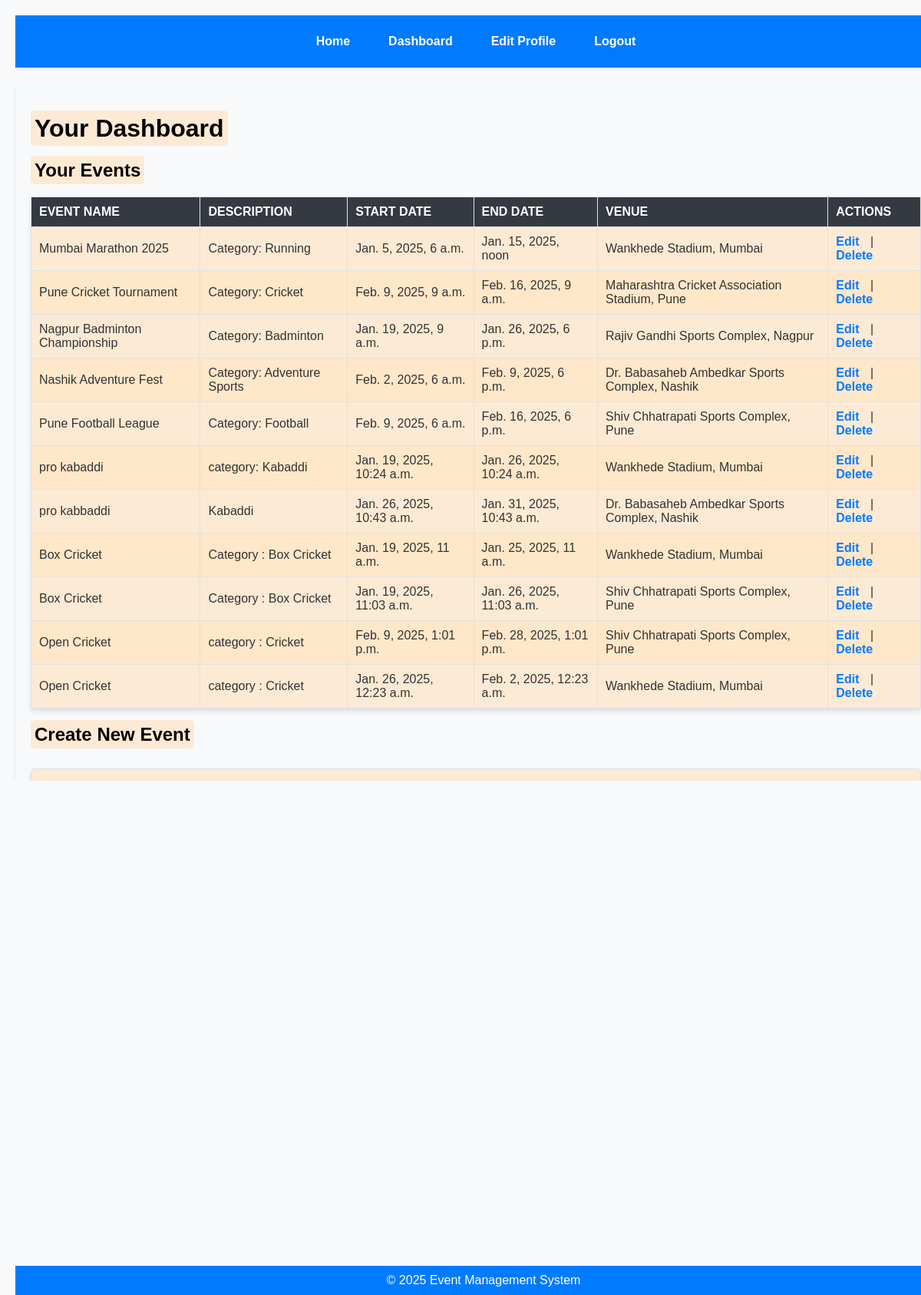
The app's page /events/dashboard/ (signed in) with its own data.
### events/models.py (models this page shows, shortened)
class Event(models.Model):
    name = models.CharField(max_length=200)
    description = models.TextField()
    start_date = models.DateTimeField()
    end_date = models.DateTimeField()
    venue = models.ForeignKey(Venue, on_delete=models.CASCADE)
    organizer = models.ForeignKey(Organizer, on_delete=models.CASCADE,related_name='events')
    registration_fee = models.DecimalField(max_digits=10, decimal_places=2, default=0.0)
    ticket_price = models.DecimalField(max_digits=10, decimal_places=2, default=0.0)
    is_active = models.BooleanField(default=True)

class Venue(models.Model):
    name = models.CharField(max_length=255)
    address = models.TextField()
    capacity = models.PositiveIntegerField()

### events/views.py (the view)
# urls.py: path('dashboard/', views.dashboard, name='dashboard'),
@login_required
def dashboard(request):
    events = Event.objects.all()  # Get all events
    organizer_events = events.filter(organizer__user=request.user)  # Filter events for the logged-in organizer
    venues = Venue.objects.all()
    return render(request, 'dashboard/dashboard.html', {
        'title': 'Your Dashboard',
        'organizer_events': organizer_events,  # Pass the filtered events
        'venues': venues,
    })

### events/templates/dashboard/dashboard.html (shortened to what this page needs)
{% extends "base.html" %}
{% block content %}
<h1><span class="highlighted-text">Your Dashboard</span></h1>
<h2><span class="highlighted-text">Your Events</span></h2>
<table>
    <thead>
        <tr>
            <th>Event Name</th>
            <th>Description</th>
            <th>Start Date</th>
            <th>End Date</th>
            <th>Venue</th>
            <th>Actions</th>
        </tr>
    </thead>
    <tbody>
        {% for event in organizer_events %}
        <tr>
            <td>{{ event.name }}</td>
            <td>{{ event.description }}</td>
            <td>{{ event.start_date }}</td>
            <td>{{ event.end_date }}</td>
            <td>{{ event.venue.name }}</td>
            <td class="actions">
                <a href="{% url 'update_event' event.id %}">Edit</a> |
                <a href="{% url 'delete_event' event.id %}" onclick="return confirm('Are you sure?');">Delete</a>
            </td>
        </tr>
        {% empty %}
        <tr>
            <td colspan="6">No events created yet.</td>
        </tr>
        {% endfor %}
    </tbody>
</table>
<h2><span class="highlighted-text">Create New Event</span></h2>
<form method="POST" action="{% url 'create_event' %}">
    <label for="name">Event Name:</label>
    <input type="text" id="name" name="name" required>
    <label for="description">Description:</label>
    <textarea id="description" name="description" required></textarea>
    <label for="registration_fee">Registration Fee:</label>
    <input type="number" id="registration_fee" name="registration_fee" required>
    <label for="ticket_price">Ticket Fee:</label>
    <input type="number" id="ticket_price" name="ticket_price" required>
    <label for="start_date">Start Date:</label>
    <input type="datetime-local" id="start_date" name="start_date" required>
    <label for="end_date">End Date:</label>
    <input type="datetime-local" id="end_date" name="end_date" required>
    <label for="venue">Venue:</label>
    <select id="venue" name="venue" required>
        {% for venue in venues %}
        <option value="{{ venue.id }}">{{ venue.name }}</option>
        {% endfor %}
    </select>
    <button type="submit">Add Event</button>
</form>
{% endblock %}

### events/templates/base.html (style rules this page uses)
body { font-family: Arial, sans-serif; margin: 0; padding: 0; background-color: #f4f4f9; color: #333; }

### events/templates/dashboard/dashboard.html (style rules this page uses)
body { font-family: Arial, sans-serif; margin: 20px; background-color: #f8f9fa; background-image: url("https://i.pinimg.com/736x/72/75/2f/72752f5719a50f923ecc500d8138d343.jpg"); background-size: cover; background-position: center; background-repeat: no-repeat; height: 100vh; width: 100%; background-attachment: fixed; overflow: auto; }
h1, h2 { color: black; }
.highlighted-text { background-color: rgba(255, 228, 196, 0.7); padding: 5px; border-radius: 5px; }
table { width: 100%; border-collapse: collapse; margin-top: 20px; background-color: rgba(255, 228, 196, 0.7); box-shadow: 0px 4px 6px rgba(0, 0, 0, 0.1); }
table th, table td { border: 1px solid #dee2e6; padding: 10px; text-align: left; }
table th { background-color: #343a40; color: #ffffff; text-transform: uppercase; }
table tr:nth-child(even) { background-color: rgba(255, 228, 196, 0.7); }
form { margin-top: 30px; padding: 20px; background-color: rgba(255, 228, 196, 0.7); border: 1px solid #dee2e6; border-radius: 5px; box-shadow: 0px 4px 6px rgba(0, 0, 0, 0.1); }
label { display: block; margin-bottom: 8px; font-weight: bold; color: #343a40; }
input, textarea, select, button { width: 100%; padding: 10px; margin-bottom: 15px; border: 1px solid #dee2e6; border-radius: 5px; box-shadow: inset 0px 2px 4px rgba(0, 0, 0, 0.1); }
button { background-color: #007bff; color: #ffffff; font-size: 16px; font-weight: bold; border: none; cursor: pointer; transition: background-color 0.3s ease; }
.actions a { text-decoration: none; color: #007bff; margin-right: 10px; font-weight: bold; transition: color 0.3s ease; }

### records on screen
Event: name "Mumbai Marathon 2025", description "Category: Running", start_date "Jan. 5, 2025, 6 a.m.", end_date "Jan. 15, 2025, noon", venue.name "Wankhede Stadium, Mumbai"
Event: name "Pune Cricket Tournament", description "Category: Cricket", start_date "Feb. 9, 2025, 9 a.m.", end_date "Feb. 16, 2025, 9 a.m.", venue.name "Maharashtra Cricket Association Stadium, Pune"
Event: name "Nagpur Badminton Championship", description "Category: Badminton", start_date "Jan. 19, 2025, 9 a.m.", end_date "Jan. 26, 2025, 6 p.m.", venue.name "Rajiv Gandhi Sports Complex, Nagpur"
Event: name "Nashik Adventure Fest", description "Category: Adventure Sports", start_date "Feb. 2, 2025, 6 a.m.", end_date "Feb. 9, 2025, 6 p.m.", venue.name "Dr. Babasaheb Ambedkar Sports Complex, Nashik"
Event: name "Pune Football League", description "Category: Football", start_date "Feb. 9, 2025, 6 a.m.", end_date "Feb. 16, 2025, 6 p.m.", venue.name "Shiv Chhatrapati Sports Complex, Pune"
Event: name "pro kabaddi", description "category: Kabaddi", start_date "Jan. 19, 2025, 10:24 a.m.", end_date "Jan. 26, 2025, 10:24 a.m.", venue.name "Wankhede Stadium, Mumbai"
Event: name "pro kabbaddi", description "Kabaddi", start_date "Jan. 26, 2025, 10:43 a.m.", end_date "Jan. 31, 2025, 10:43 a.m.", venue.name "Dr. Babasaheb Ambedkar Sports Complex, Nashik"
Event: name "Box Cricket", description "Category : Box Cricket", start_date "Jan. 19, 2025, 11 a.m.", end_date "Jan. 25, 2025, 11 a.m.", venue.name "Wankhede Stadium, Mumbai"
Event: name "Box Cricket", description "Category : Box Cricket", start_date "Jan. 19, 2025, 11:03 a.m.", end_date "Jan. 26, 2025, 11:03 a.m.", venue.name "Shiv Chhatrapati Sports Complex, Pune"
Event: name "Open Cricket", description "category : Cricket", start_date "Feb. 9, 2025, 1:01 p.m.", end_date "Feb. 28, 2025, 1:01 p.m.", venue.name "Shiv Chhatrapati Sports Complex, Pune"
Event: name "Open Cricket", description "category : Cricket", start_date "Jan. 26, 2025, 12:23 a.m.", end_date "Feb. 2, 2025, 12:23 a.m.", venue.name "Wankhede Stadium, Mumbai"

### other values on screen
form field venue "Wankhede Stadium, Mumbai"
